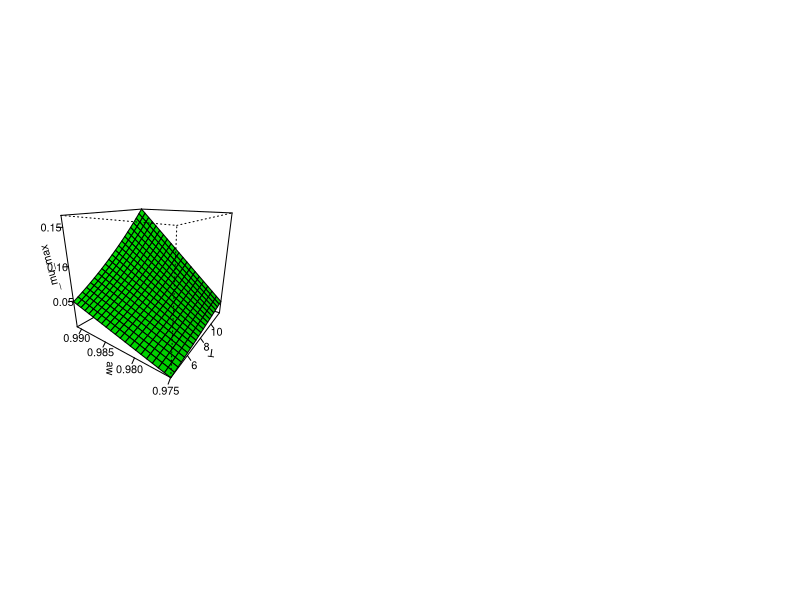

This figure's R source: (Note: this script raises an error after producing the figure.)
#############################
# start of Parameter script
#############################
T <- seq(4.004,11.988011988012,length.out=21)
aw <- seq(0.974974,0.991008991008991,length.out=21)
CO2_dissolved_ <- 0
#############################
# end of Parameter script
#############################
############################# 
# start of Model script Gropin ID 24 
#############################
 
# constant coefficients for this model
b <- 1.17e-05
awmin <- 0.9715
Tmin <- -5.68
CO2max <- 2300
 
variables <- data.frame(T,aw,CO2_dissolved_)
argumentsPar <- unique.data.frame(expand.grid(variables))
 
# heart of the model
response_surface <- function(T,aw,CO2_dissolved_) {
   mumax <-(b*(aw-awmin)*(CO2max-CO2_dissolved_)*((T-Tmin)^2))

return(mumax=mumax)
} 

# output parameters
responseSurface <- cbind(argumentsPar,response_surface(argumentsPar['T'],argumentsPar['aw'],argumentsPar['CO2_dissolved_']))
colnames(responseSurface) <- c(colnames(argumentsPar),'mumax')
#############################
# End of Model script
#############################
############################# 
# start of Visualisation script Gropin ID 24 
#############################
argPar1 <- unique.data.frame(expand.grid(T,aw))
argPar2 <- unique.data.frame(expand.grid(T,CO2_dissolved_))
argPar3 <- unique.data.frame(expand.grid(aw,CO2_dissolved_))
if(length(CO2_dissolved_)>1) {
  z1 <- matrix(unlist(response_surface(argPar1[1],argPar1[2],CO2_dissolved_[10])),nrow=21)
} else {
  z1 <- matrix(unlist(response_surface(argPar1[1],argPar1[2],CO2_dissolved_)),nrow=21)
}

z2 <- matrix(unlist(response_surface(argPar2[1],aw[10],argPar2[2])),nrow=21)
z3 <- matrix(unlist(response_surface(T[10],argPar3[1],argPar3[2])),nrow=21)
par(mfrow = c(1,3))
persp(T,aw,z1,col = 'green',xlab='T',ylab='aw',zlab='_mu_max',theta=305,phi=20,shade=0.25,ticktype = 'detailed')
persp(T,CO2_dissolved_,z2,col = 'green',xlab='T',ylab='CO2_dissolved_',zlab='_mu_max',theta=305,phi=20,shade=0.25,ticktype = 'detailed')
persp(aw,CO2_dissolved_,z3,col = 'green',xlab='aw',ylab='CO2_dissolved_',zlab='_mu_max',theta=305,phi=20,shade=0.25,ticktype = 'detailed')
mtext('Response surface _mu_max for
Aeromonas hydrophila in/on modified BHI
(gropin ID:24)',outer=T,  cex=1.5, line=-8.5, side=3)
#############################
# End of Visualisation script
#############################
